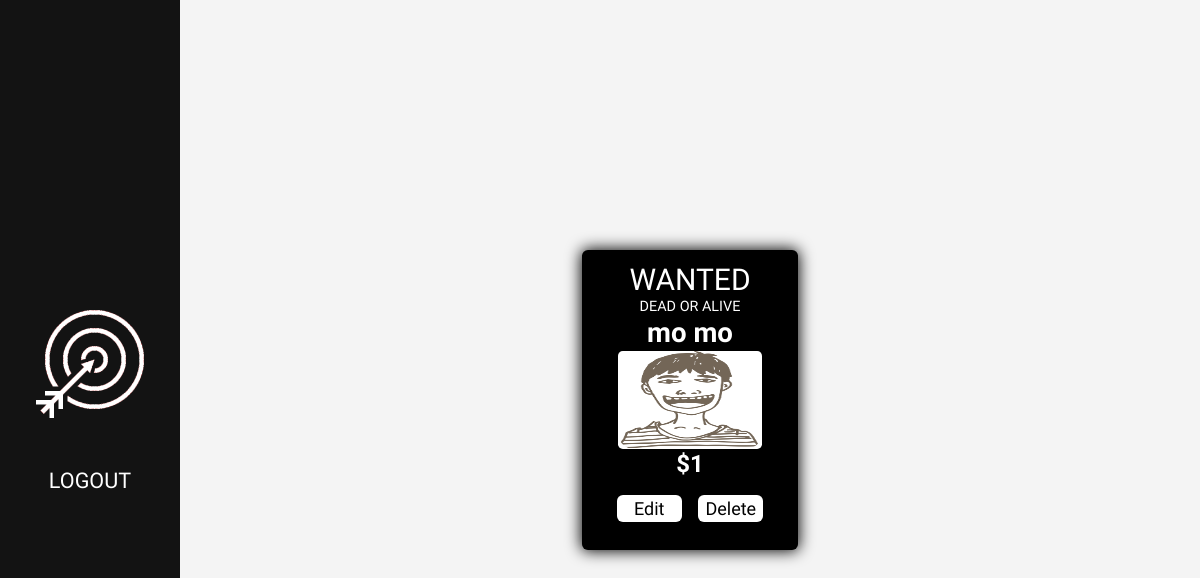
The page /view_bounty/ (signed in) on the database its author committed.
### app/models.py (models this page shows)
class BountyPost(models.Model):
    user = models.ForeignKey(User, on_delete=models.CASCADE, null=True, blank=True)
    target_name = models.CharField(max_length=20)
    description = models.TextField()
    bounty = models.IntegerField()
    WANTED = (
        ("Dead", "Dead"),
        ("Alive", "Alive"),
        ("Either", "Either"),
    )
    dead_or_alive = models.CharField(max_length=6, choices=WANTED)
    completed = models.BooleanField()

### app/decorators.py (the view)
    def wrapper_function(request, *args, **kwargs):
        group = None
        if request.user.groups.exists():
            group = request.user.groups.all()[0].name
        if group == 'Hunter':
            return redirect('hunter_home')
        if group == 'Customer' or group == 'admin':
            return view_func(request, *args, **kwargs)

### app/views.py (called while the page is built)
@login_required(login_url='login')
@customer_only
def viewCreated(request):
    your_post = BountyPost.objects.filter(user = request.user)
    joe = []
    for post in your_post:
        if post.completed == False:
            joe.append(post)
    context = {'posts':joe}
    return render(request, 'view.html', context)

### app/templates/view.html
{% extends 'base.html' %}
{%block content%}
{%load static%}
<div class='container3'>
    {% for post in posts %}
        <div class="post">
            <h1>WANTED</h1>
            <div class='d_or_a'>
                {% if post.dead_or_alive == "Either" %}
                    <p>DEAD OR ALIVE</p>
                    {% else %}
                    <p>{{post.dead_or_alive}}</p>
                {% endif %}
            </div>
            <div class='name'>{{post.target_name}}</div>
            <div class='frame'>
                <div class="card-flip">
                    <div class="picture">
                        <img src="{% static "face.png" %}" alt="">
                    </div>
                    <div class="hide">
                        <p>Description:</p>
                        <p>{{post.description}}</p>
                    </div>
                </div>
            </div>
            <div class='money'>${{post.bounty}}</div>
            <div class='set_btn'>
                <a href="{% url 'edit' post.id %}"><div id='blue_btn' class='btn'><p>Edit</p></div></a>
                <a href="{% url 'delete' post.id %}"><div id='red_btn' class='btn'><p>Delete</p></div></a>
            </div>
        </div>
    {% endfor %}
</div>
{%endblock content%}

### app/static/styles.css (style rules this page uses)
body { min-height: 100vh; min-width: 100%; background-color: #131313; margin: 0; display: flex; justify-content: flex-end; flex-direction: row; }
.second_body { min-height: 100vh; min-width: 100%; background-color: #f4f4f4; margin: 0; display: block; }
.container3 { position: absolute; right: 0; top: 0; height: 100vh; width: 85vw; display: flex; flex-direction: row; align-items: center; justify-content: center; flex-wrap: wrap; overflow-y: auto; column-gap: 6vw; }
.post { height: 23vw; width: 16vw; box-shadow: 0 0 15px 1px black; padding: 1vw; background-color: black; display: flex; flex-direction: column; justify-content: flex-start; align-items: center; row-gap: .1vw; border-radius: 6px; margin-top: 1.5vw; margin-bottom: 1.5vw; transition: 1s; }
.post h1 { margin: 0; text-align: center; font-family: 'Alexandria', sans-serif; font-size: 2.5vw; color: white; font-weight: 500; text-shadow: -1px 0 black, 0 1px black, 1px 0 black, 0 -1px black; }
.d_or_a { color: white; font-family: 'Alexandria', sans-serif; font-size: 1.2vw; }
.d_or_a p { margin: 0; }
.name { color: white; font-family: 'Alexandria', sans-serif; font-weight: 600; font-size: 2.3vw; }
.frame { background-color: transparent; perspective: 20em; height: 10vw; width: 12vw; display: flex; }
.frame img { height: 100%; width: 100%; border-radius: 1em; }
.card-flip { position: relative; width: 100%; height: 100%; margin: 0em; text-align: center; border-radius: .1em; transition: transform .5s; transform-style: preserve-3d; }
.picture, .hide { position: absolute; border-radius: .3em; width: 100%; height: 100%; backface-visibility: hidden; }
.picture { background-color: white; }
.hide { transform: rotateY(180deg); background-color: white; margin: 0em; padding: 0em; width:100%; height: 100%; text-align: center; font-size: medium; box-shadow: lavender; z-index: 99; overflow-y: scroll; }
.money { color: white; font-family: 'Alexandria', sans-serif; font-weight: 600; font-size: 2vw; }
.set_btn { height: 6vw; width: 15vw; display: flex; flex-direction: none; align-items: center; justify-content: space-evenly; transition: .5s; }
.set_btn a { transition: .5s; text-decoration: none; }
.btn { color: black; font-family: 'Alexandria', sans-serif; font-size: 1.5vw; background-color: white; height: 2.2vw; width: 5.4vw; display: flex; align-items: center; justify-content: center; border-radius: 6px; transition: 1s; }

### rows shown on the page
BountyPost: dead_or_alive "DEAD OR ALIVE", target_name "mo mo", bounty "1"
